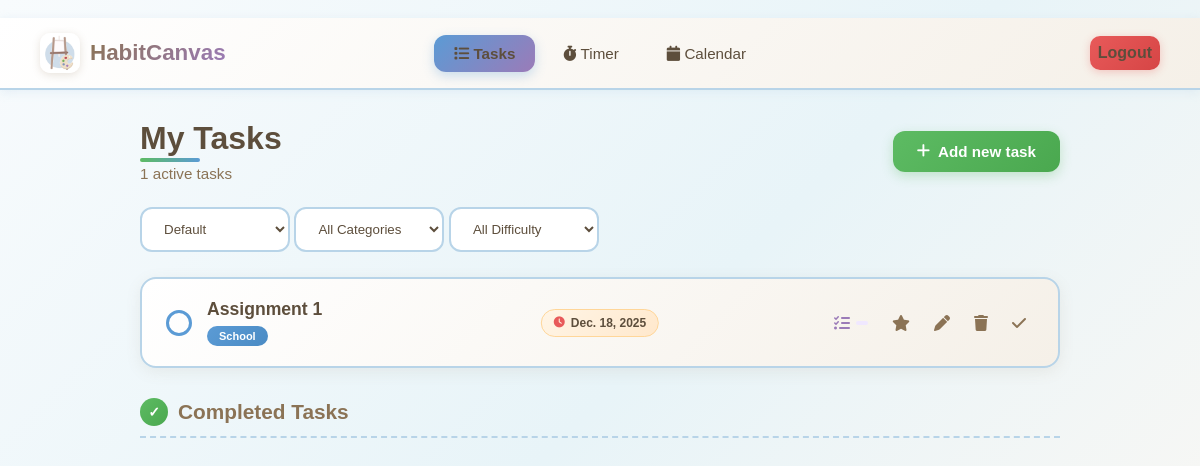
Before: /dashboard/ (signed in) with the older database file.
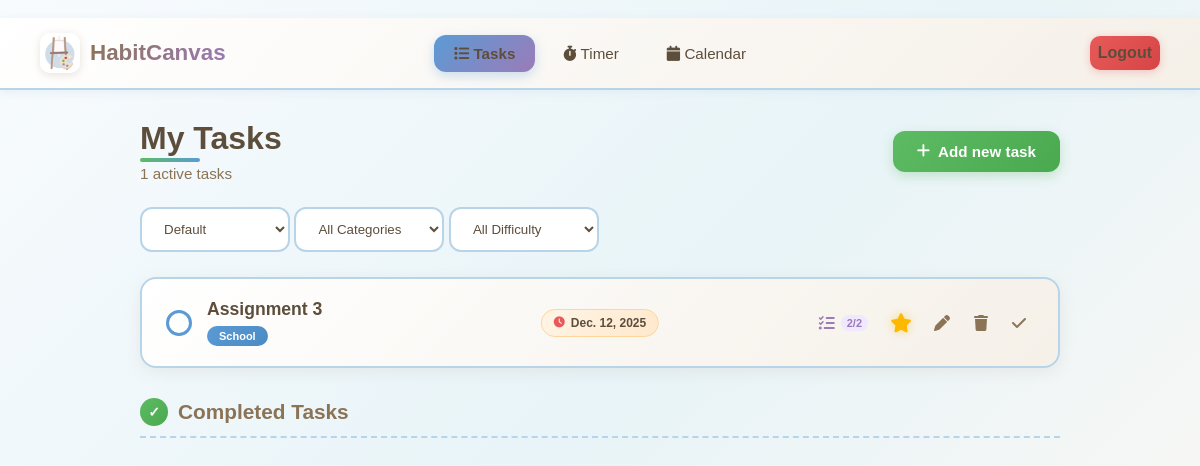
After: the same page with the newer database file.
### main/models.py (models this page shows, shortened)
class Task(models.Model):
    CATEGORY_CHOICES = [
        ("School", "School"),
        ("Personal", "Personal"),
        ("Work", "Work"),
    ]
    DIFFICULTY_CHOICES = [
        ("Easy", "Easy"),
        ("Medium", "Medium"),
        ("Hard", "Hard"),
    ]
    user = models.ForeignKey(
        User,
        on_delete=models.CASCADE,
        related_name="tasks"
    )
    title = models.CharField(max_length=255)
    category = models.CharField(max_length=20, choices=CATEGORY_CHOICES)
    difficulty = models.CharField(max_length=20, choices=DIFFICULTY_CHOICES)
    completed = models.BooleanField(default=False)
    favorite = models.BooleanField(default=False)
    priority = models.IntegerField(default=0)
    due_date = models.DateField(null=True, blank=True)  # Added due_date
    created_at = models.DateTimeField(auto_now_add=True)
    add_to_calendar = models.BooleanField(default=False, help_text="Automatically sync this task to calendar")
    linked_calendar_event = models.ForeignKey(
        'CalendarEvent',
        on_delete=models.SET_NULL,
        null=True,
        blank=True,
        related_name='linked_task',
        help_text="Calendar event linked to this task"
    )
    class Meta:
        ordering = ['-priority', '-favorite', '-created_at']  # default ordering
    def subtask_progress(self):
        subtasks = self.subtasks.all()
        total = subtasks.count()
        completed = subtasks.filter(completed=True).count()
        return completed, total
    def subtask_progress_percent(self):
        completed, total = self.subtask_progress()
        if total == 0:
            return 0
        return int((completed / total) * 100)

### main/views.py (the view)
# urls.py: path("dashboard/", dashboard_view, name="dashboard"),
@login_required
def dashboard_view(request):
    tasks = Task.objects.filter(user=request.user)
    category = request.GET.get("category")
    difficulty = request.GET.get("difficulty")
    sort = request.GET.get("sort", "default")
    if category:
        tasks = tasks.filter(category=category)
    if difficulty:
        tasks = tasks.filter(difficulty=difficulty)
    tasks = tasks.order_by("-priority", "-id") if sort == "priority" else tasks.order_by("-id")
    active_count = tasks.filter(completed=False).count()
    form = TaskForm()
    return render(request, "main/dashboard.html", {
        "tasks": tasks,
        "form": form,
        "active_count": active_count,
    })

### main/forms.py
class TaskForm(forms.ModelForm):
    class Meta:
        model = Task
        fields = ["title", "category", "difficulty", "due_date", "priority", "completed", "favorite"]
        widgets = {
            "due_date": forms.DateInput(attrs={"type": "date"})
        }

### main/templates/main/dashboard.html (shortened to what this page needs)
﻿{% load static %}
<!DOCTYPE html>
<html lang="en">
<head>
    <link rel="stylesheet" href="{% static 'css/dashboard.css' %}">
    <link rel="stylesheet" href="https://cdnjs.cloudflare.com/ajax/libs/font-awesome/6.5.0/css/all.min.css">
    <link rel="stylesheet" href="https://cdn.jsdelivr.net/npm/flatpickr/dist/flatpickr.min.css">
</head>
<body>
<header class="top-nav">
    <div class="left">
        <img src="{% static 'habitcanvass.jpg' %}" class="logo-img">
        <span class="logo-text">HabitCanvas</span>
    </div>
    <div class="nav-center">
        <a href="#" class="nav-btn active"><i class="fa fa-list"></i> Tasks</a>
        <a href="/timer" class="nav-btn"><i class="fa fa-stopwatch"></i> Timer</a>
        <a href="/calendar" class="nav-btn"><i class="fa fa-calendar"></i> Calendar</a>
    </div>
    <div class="right">
        <a href="#" class="btn-logout" id="openLogout">Logout</a>
    </div>
</header>
<div class="page-container">
    <div class="header-row">
        <div>
            <h2>My Tasks</h2>
            <p class="subtext">
                <span id="activeTaskCount">{{ active_count }}</span> active tasks
            </p>
        </div>
        <a href="#" class="btn-primary" id="openAddBtn">
            <i class="fa fa-plus"></i> Add new task
        </a>
    </div>
    <div class="filters">
        <form method="GET" id="filterForm">
            <select name="sort" onchange="this.form.submit()">
                <option value="default" {% if request.GET.sort == 'default' or not request.GET.sort %}selected{% endif %}>Default</option>
            </select>
            <select name="category" onchange="this.form.submit()">
                <option value="" {% if not request.GET.category %}selected{% endif %}>All Categories</option>
            </select>
            <select name="difficulty" onchange="this.form.submit()">
                <option value="" {% if not request.GET.difficulty %}selected{% endif %}>All Difficulty</option>
            </select>
        </form>
    </div>
    <div class="task-list">
        <div id="active-tasks">
            {% for task in tasks %}
                {% if not task.completed %}
                    {% include "main/partials/task_card.html" with task=task %}
                {% endif %}
            {% endfor %}
        </div>
        <h3 class="completed-title">Completed Tasks</h3>
    </div>
</div>
</body>
</html>

### main/templates/main/partials/task_card.html (shortened to what this page needs)
<div class="task-card {% if task.completed %}completed{% endif %}"
     data-priority="{{ task.priority }}"
     data-id="{{ task.id }}">
    <div class="task-main-row">
        <div class="left">
            <div class="circle {% if task.completed %}checked{% endif %}"
                data-id="{{ task.id }}">
            </div>
            <div class="title-category">
                <span class="task-title {% if task.completed %}crossed{% endif %}">
                    {{ task.title }}
                </span>
                {% if task.category %}
                <div class="tag" data-category="{{ task.category }}">{{ task.category }}</div>
                {% endif %}
            </div>
        </div>
        {% if task.due_date %}
        <span class="task-deadline">
            <i class="fa fa-clock"></i> {{ task.due_date }}
        </span>
        {% endif %}
        <div class="right">
            <a href="#" class="subtask-toggle-btn" data-id="{{ task.id }}">
                <i class="fa fa-list-check"></i>
                <span class="subtask-count" data-task-id="{{ task.id }}">
                    {% with task.subtask_progress as p %}
                        {% if p.1 > 0 %}
                            {{ p.0 }}/{{ p.1 }}
                        {% endif %}
                    {% endwith %}
                </span>
            </a>
            <a href="#" class="favorite-btn" data-id="{{ task.id }}">
                <i class="fa fa-star {% if task.favorite %}starred{% endif %}"></i>
            </a>
            <a href="#" class="edit-btn"
               data-id="{{ task.id }}"
               data-title="{{ task.title }}"
               data-category="{{ task.category }}"
               data-difficulty="{{ task.difficulty }}"
               data-priority="{{ task.priority }}"
               data-due="{{ task.due_date|default_if_none:'' }}">
                <i class="fa fa-pen"></i>
            </a>
            <a href="#" class="delete-btn" data-id="{{ task.id }}">
                <i class="fa fa-trash"></i>
            </a>
            <button class="complete-btn" data-id="{{ task.id }}">
                {% if task.completed %}
                    <i class="fa fa-undo"></i>
                {% else %}
                    <i class="fa fa-check"></i>
                {% endif %}
            </button>
        </div>
    </div>
</div>

Changed rows visible on the page:
removed Task: title "Assignment 1", category "School", due_date "Dec. 18, 2025", favorite False (drawn), completed False (drawn)
added Task: title "Assignment 3", category "School", due_date "Dec. 12, 2025", subtask_progress.0 "2", subtask_progress.1 "2", favorite True (drawn), completed False (drawn)
